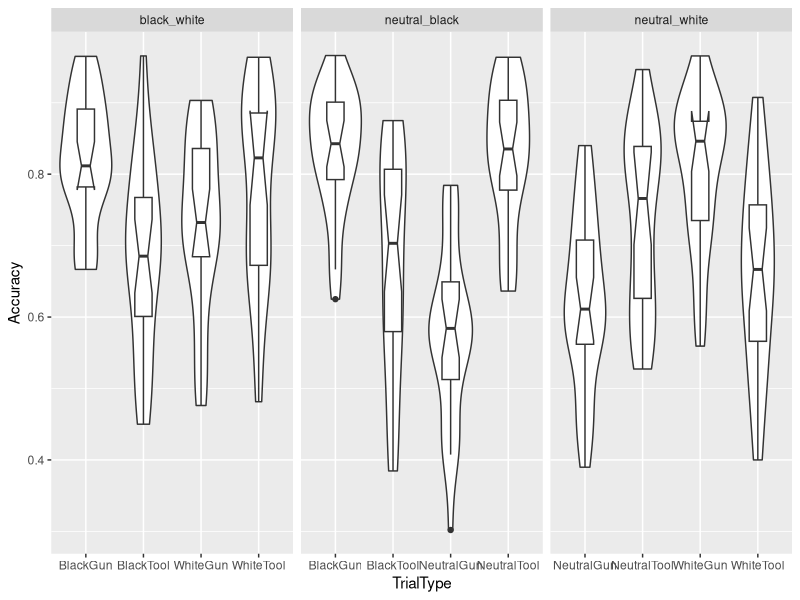
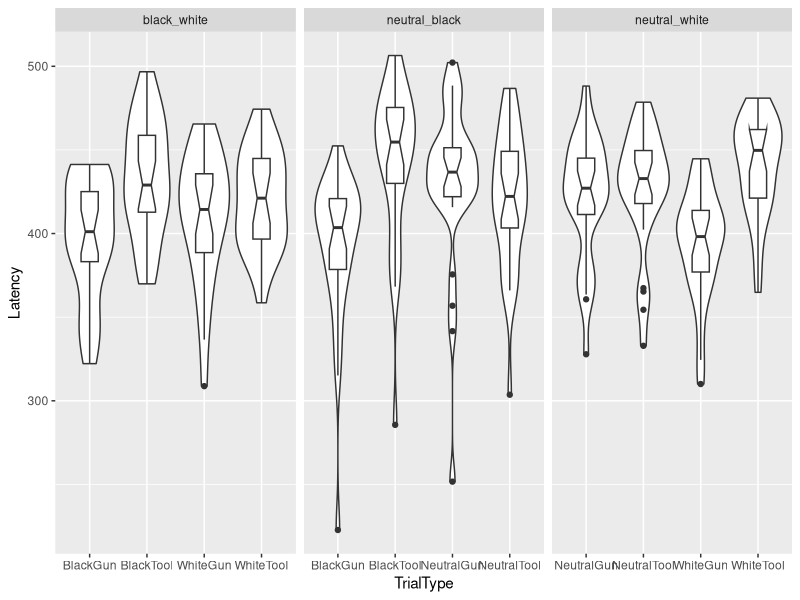

The R source for these figures, in order:
# WIT study 1 analysis

library(plyr)
library(dplyr)
library(lme4)
library(ggplot2)
library(car)
library(broom)

# data ingest
dat = read.delim("clean_wit1.txt", stringsAsFactors = F)
# Make Subject a factor
dat = mutate(dat, Subject = as.factor(Subject))

# add columns -- see 7_Study1_Sas-analysis
# this is still WIP, might not need it
dat = dat %>% 
  mutate(Condition = substring(ExperimentName, 5)) %>% # prune "WIT_" prefix
  mutate(ConditionCue = paste(Condition, Cue))

# TODO: Think carefully about these and double-check
# Original SAS script had "neutral_white White" and "neutral_white Neutral" flipped
# this is only for the 3 × 2 × 2, which I think is a bad idea anyway
gunPrimes = c("black_white Black", "neutral_black Black", "neutral_white White")
toolPrimes = c("black_white White", "neutral_black Neutral", "neutral_white Neutral")

dat = dat %>% 
  mutate(CueClass = ifelse(ConditionCue %in% gunPrimes, "Class_A", "Class_B"))

# Make fast-only dataset for accuracy
dat.acc = dat %>% 
  filter(Probe.RT <= 500)
# Make correct-only dataset for speed
dat.rt = dat %>% 
  filter(Probe.ACC == 1)

# Accuracy analysis
# Did I do this wrong? Takes forever to run on my laptop
# Consider role of random slopes.
# See if I can retrieve random stimulus data
# Model fails to converge
m1 = glmer(Probe.ACC ~ Condition * CueClass * Probe + (1|Subject),
          data = dat.acc, family = "binomial")
summary(m1)
Anova(m1, type = 3)

# 2x2s within each level of Condition
# These models converge
m2 = dat.acc %>% 
  filter(Condition == "black_white") %>% 
  glmer(Probe.ACC ~ Cue * Probe + (1 + Cue * Probe|Subject),
           data = ., family = "binomial",
        contrasts = list(Cue = "contr.sum",
                         Probe = "contr.sum"))
summary(m2)
Anova(m2, type = 3) 

m3 = dat.acc %>% 
  filter(Condition == "neutral_black") %>% 
  glmer(Probe.ACC ~ Cue * Probe + (1|Subject),
        data = ., family = "binomial",
        contrasts = list(Cue = "contr.sum",
                         Probe = "contr.sum"))
summary(m3)
Anova(m3, type = 3)

m4 = dat.acc %>% 
  filter(Condition == "neutral_white") %>% 
  glmer(Probe.ACC ~ Cue * Probe + (1|Subject),
        data = ., family = "binomial",
        contrasts = list(Cue = "contr.sum",
                         Probe = "contr.sum"))
summary(m4)
Anova(m4, type = 3)

# Could yet implement a cell means model, too.

# Another way of implementing it is to condition on Prime
#  and look for the interactions with Condition
# NB: Condition is between-subjects, do not attempt to model it in random slope

pm1 = dat.acc %>% 
  filter(Cue == "Black") %>% 
  glmer(Probe.ACC ~ Condition * Probe + 
          (1 + Probe|Subject),
        data = ., family = "binomial",
        contrasts = list(Probe = "contr.sum"))
summary(pm1)
Anova(pm1, type = 3) # Not significant, Blacks always prime Gun

pm2 = dat.acc %>% 
  filter(Cue == "White") %>% 
  glmer(Probe.ACC ~ Condition * Probe + 
          (1 + Probe|Subject),
        data = ., family = "binomial",
        contrasts = list(Probe = "contr.sum"))
summary(pm2)
Anova(pm2, type = 3) # Note the big flip, Whites go from priming Gun to Tool

pm3 = dat.acc %>% 
  filter(Cue == "Neutral") %>% 
  glmer(Probe.ACC ~ Condition * Probe + 
          (1 + Probe|Subject),
        data = ., family = "binomial",
        contrasts = list(Probe = "contr.sum"))
summary(pm3)
Anova(pm3, type = 3) 
# Again a big flip, Neutrals prime Tools moreso in neutral-black than neutral-white

# Reaction time analyses

# Condition on Prime and look for the interactions with Condition

pm1.rt = dat.rt %>% 
  filter(Cue == "Black") %>% 
  lmer(Probe.RT ~ Condition * Probe + 
         (1 + Probe|Subject),
       data = .,
       contrasts = list(Probe = "contr.sum"))
summary(pm1.rt)
Anova(pm1.rt, type = 3)
# Slight tendency for stronger black-gun priming in neutral-black vs white-black

pm2.rt = dat.rt %>% 
  filter(Cue == "White") %>% 
  lmer(Probe.RT ~ Condition * Probe + 
         (1 + Probe|Subject),
        data = .,
       contrasts = list(Probe = "contr.sum"))
summary(pm2.rt)
Anova(pm2.rt, type = 3) # Note the big flip from black-white to neutral-white

pm3.rt = dat.rt %>% 
  filter(Cue == "Neutral") %>% 
  lmer(Probe.RT ~ Condition * Probe + 
         (1 + Probe|Subject),
        data = .,
       contrasts = list(Probe = "contr.sum"))
summary(pm3.rt)
Anova(pm3.rt, type = 3) # Not significant, small change

# Now the trick will be formalizing this in some sort of effect size...

# Summary tables
sumTab1 = dat.acc %>% 
  group_by(Condition, Probe, Cue) %>% 
  summarise("M_acc" = mean(Probe.ACC, na.rm = T),
            "SD_acc" = sd(Probe.ACC, na.rm = T),
            "M_rt" = mean(Probe.RT, na.rm = T),
            "SD_rt" = sd(Probe.RT, na.rm = T))

# Export statistical output
dir.create("results")
sink("./results/WIT1_model_output.txt")
cat("Accuracy, overall thingie\n")
Anova(m1, type = 3)
cat("Accuracy, 2x2s\n")
cat("Black-White task\n")
Anova(m2, type = 3)
cat("Black-Neutral task\n")
Anova(m3, type = 3)
cat("Neutral-White task\n")
Anova(m4, type = 3)
cat("Accuracy, analyses by Prime\n")
cat("Black Primes\n")
Anova(pm1, type = 3)
cat("White Primes\n")
Anova(pm2, type = 3)
cat("Neutral Primes\n")
Anova(pm3, type = 3)
# cat("RT, 2x2s")
# cat("Black-White task")
# Anova(m2.rt, type = 3)
# cat("Black-Neutral task")
# Anova(m3.rt, type = 3)
# cat("Neutral-White task")
# Anova(m4.rt, type = 3)
cat("RT, analyses by Prime\n")
cat("Black Primes\n")
Anova(pm1.rt, type = 3)
cat("White Primes\n")
Anova(pm2.rt, type = 3)
cat("Neutral Primes\n")
Anova(pm3.rt, type = 3)
sink()

# Plotting ----
# Consider re-ordering or color-coding or something to emphasize critical comparisons
dat.acc %>% 
  group_by(Subject, Condition, TrialType) %>% 
  summarize(Accuracy = mean(Probe.ACC, na.rm = T)) %>% 
  ggplot(aes(x = TrialType, y = Accuracy)) +
  geom_violin() +
  geom_boxplot(width = .3, notch = T) +
  facet_wrap(~Condition, scales = "free_x")

dat.rt %>% 
  group_by(Subject, Condition, TrialType) %>% 
  summarize(Latency = mean(Probe.RT, na.rm = T)) %>% 
  ggplot(aes(x = TrialType, y = Latency)) +
  geom_violin() +
  geom_boxplot(width = .3, notch = T) +
  facet_wrap(~Condition, scales = "free_x")

# Aggregation and table export
# Should I use conditional trials (dat.acc, dat.rt) or unconditional (dat)?
# I'll use conditional b/c that's what's actually analyzed.
# Another question is whether to first average w/in subjects 
# or just average across all trials directly.
# I think it's better to average w/in subjects first.
S1T1.acc = dat.acc %>% 
  group_by(Condition, TrialType, Subject) %>% 
  summarize(M.sub = mean(Probe.ACC, na.rm = T))%>% 
  summarize(M.acc = mean(M.sub, na.rm = T),
            SD.acc = sd(M.sub, na.rm = T))

S1T1.rt = dat.rt %>% 
  group_by(Condition, TrialType, Subject) %>% 
  summarize(M.sub = mean(Probe.RT, na.rm = T))%>% 
  summarize(M.rt = mean(M.sub, na.rm = T),
            SD.rt = sd(M.sub, na.rm = T))

S1T1 = full_join(S1T1.acc, S1T1.rt)
write.table(S1T1, "S1table.txt", sep = "\t", row.names = F)
